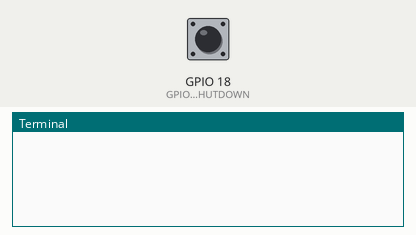
Recording of a program running on a simulated Raspberry Pi (BCM pin numbers). Parts: the last lines printed to the terminal. Inputs (shaded band) come from the test bench; at power-on: GPIO 18 (GPIO_SHUTDOWN) HIGH. The clock reads 2024-03-15 10:24:30 at power-on unless the program sets it.

Above: at 1.2 s.
1.3 s: GPIO 18 (GPIO_SHUTDOWN) pulled LOW for 0.15 s
At 2.6 s:
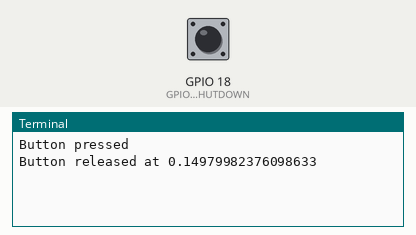
2.9 s: GPIO 18 (GPIO_SHUTDOWN) pulled LOW for 1 s
At 3.4 s:
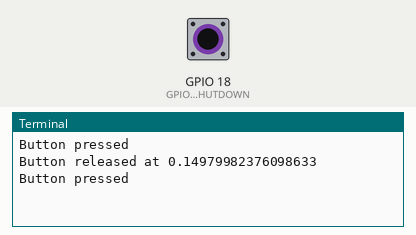
5.4 s: GPIO 18 (GPIO_SHUTDOWN) pulled LOW for 0.15 s
At 6.1 s:
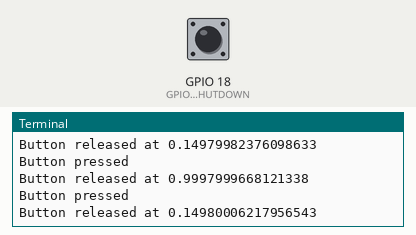

The program:

shutdown_on_gpio.py
```python
#!/bin/python

# A simple script for phutting a Raspberry Pi down when a button is pushed.
#
#

import RPi.GPIO as GPIO
import time
import os

GPIO_SHUTDOWN = 18

# How long to wait after the off button has been pushed to decide
# the person means it. In seconds.
WAIT_TIME = 5

# Use the Broadcom SOC Pin numbers
# Setup the Pin with Internal pullups enabled and PIN in reading mode.
GPIO.setmode(GPIO.BCM)
GPIO.setup(GPIO_SHUTDOWN, GPIO.IN, pull_up_down = GPIO.PUD_UP)

running = 1
while running:
 # Wait for the button to be pressec.
 GPIO.wait_for_edge(GPIO_SHUTDOWN, GPIO.FALLING, bouncetime = 50)

 print("Button pressed")
 startInterval = time.time()

 # Wait for the button to be released.
 GPIO.wait_for_edge(GPIO_SHUTDOWN, GPIO.RISING, bouncetime = 50)

 interval = time.time() - startInterval

 print("Button released at {}".format(interval))
 if interval > WAIT_TIME:
   running = 0

os.system("sudo shutdown -h now")
```

Measured:
- after the input at 1.3 s, the terminal: prints a new line at once (image 1)
- after the input at 5.4 s, the terminal: prints a new line after 0.15 s (image 3)
